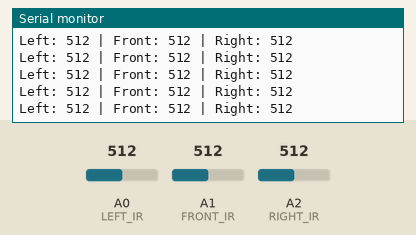
This sketch was run on a simulated Arduino Nano, built with avr-gcc and run on an emulated ATmega328P. Shown: the last lines printed to the serial monitor. Inputs (shaded band) come from the test bench; at power-on: A0 (LEFT_IR) = 512, A1 (FRONT_IR) = 512, A2 (RIGHT_IR) = 512.

Above: at 1.2 s.
1.3 s: A0 (LEFT_IR) set to 716
At 1.56 s:
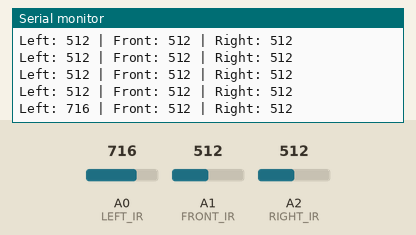
2.8 s: A1 (FRONT_IR) set to 716
At 2.97 s:
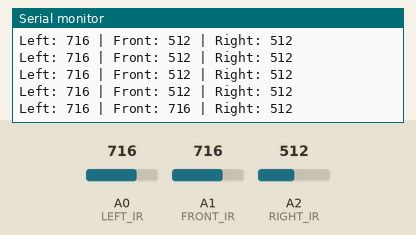
4.3 s: A2 (RIGHT_IR) set to 716
At 4.38 s:
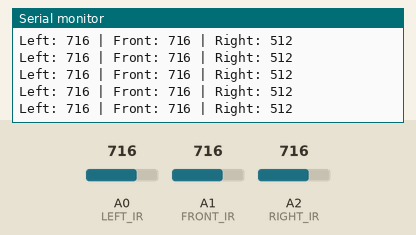
5.8 s: A0 (LEFT_IR) set to 900
At 5.99 s:
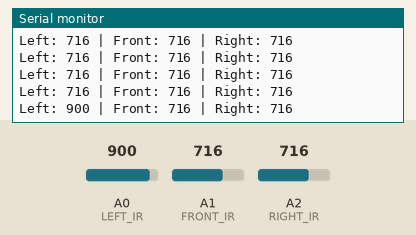
7.3 s: A1 (FRONT_IR) set to 900
At 7.39 s:
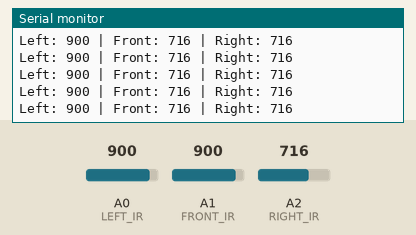
8.8 s: A2 (RIGHT_IR) set to 900
At 8.8 s:
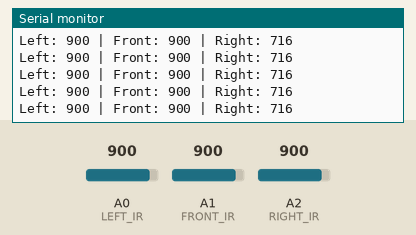
Timing chart, 0 to 11.3 s (numbered marks = the images above; inputs shaded):
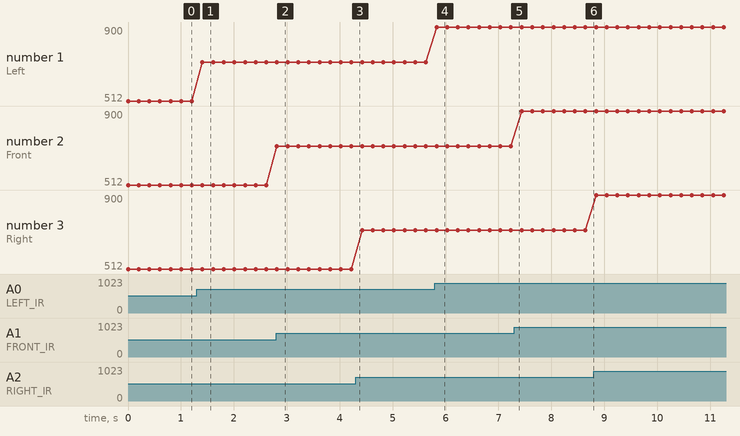

Measured:
- after the input at 1.3 s, the serial monitor: prints a new line after 0.11 s (image 1)
- after the input at 2.8 s, the serial monitor: prints a new line at once (image 2)
- after the input at 5.8 s, the serial monitor: prints a new line at once (image 4)
- plotted number 1: 512 → 716 after the input at 1.3 s, 716 → 900 after the input at 5.8 s

The sketch:

3_IR_sensor_by_arduino_nano.ino
```cpp
// Define IR Sensor Pins
#define LEFT_IR A0    // Left IR sensor on analog pin A0
#define FRONT_IR A1   // Front IR sensor on analog pin A1
#define RIGHT_IR A2   // Right IR sensor on analog pin A2

void setup() {
  Serial.begin(9600); // Start serial communication
}

void loop() {
  // Read sensor values
  int leftValue = analogRead(LEFT_IR);
  int frontValue = analogRead(FRONT_IR);
  int rightValue = analogRead(RIGHT_IR);

  // Print values to Serial Monitor
  Serial.print("Left: ");
  Serial.print(leftValue);
  Serial.print(" | Front: ");
  Serial.print(frontValue);
  Serial.print(" | Right: ");
  Serial.println(rightValue);

  delay(200); // Short delay to avoid flooding the Serial Monitor
}
```
